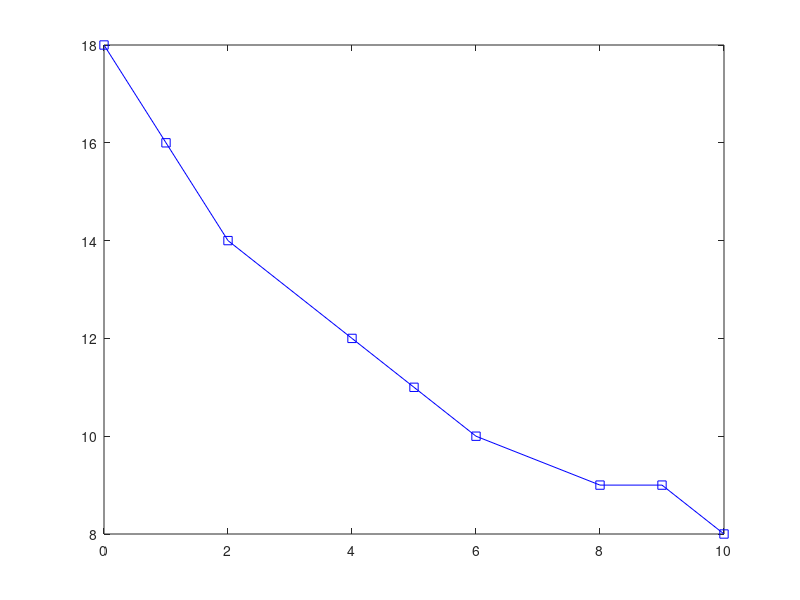
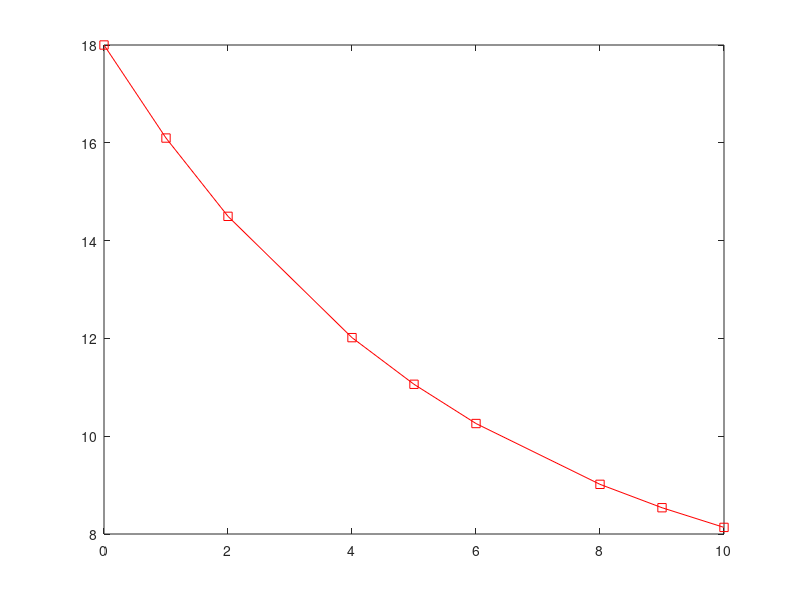

Write the MATLAB code that produced these figures, in order.
clear all;close all;clc;
t=[0 1 2 4 5 6 8 9 10]
T=[18 16 14  12 11 10 9 9 8]
figure(1);
plot(t,T,'-bs');
tau =(-t/(log((T-6)/12)))
figure(2);
%la solution
Ts=6+12*exp(-t/tau);
plot(t,Ts,'-rs');
